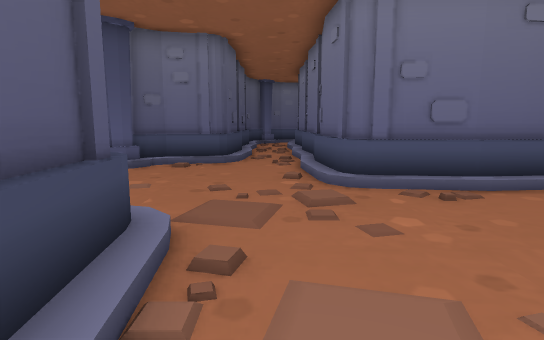
view 1 (above)

17 first-person views from a walk through a Godot game level. The camera is 1.2 m above the floor, tilts 8° down and sees 80° across. The floor is counted in squares, 1 m on a side. Each view is taken from the middle of a square. On the plan, view 1 faces up. The plan holds only what a view shows up to about 14 squares ahead; the rest is blank. The place goes on beyond the plan.

view 2
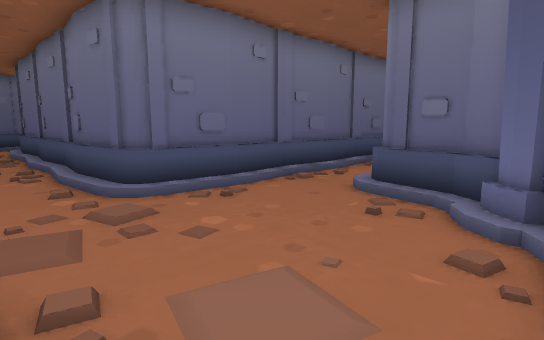

view 3
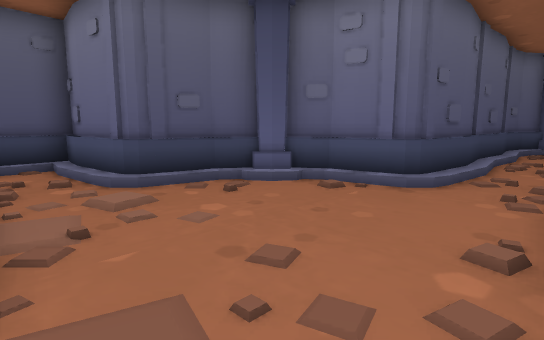

view 4
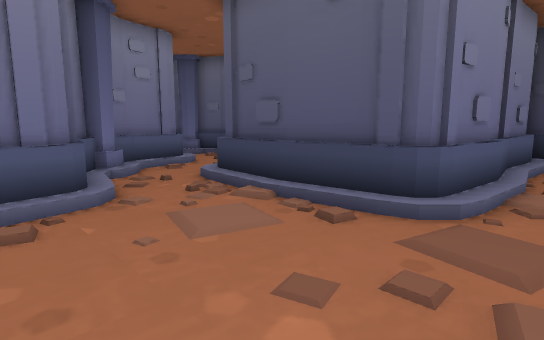

view 5
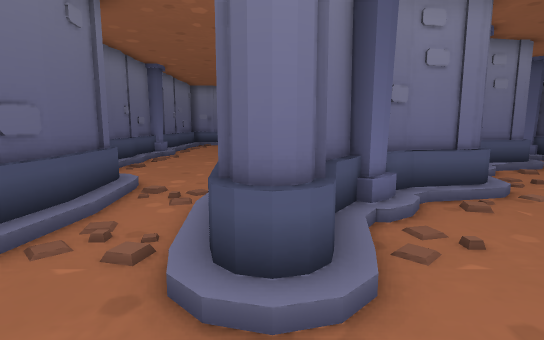

view 6
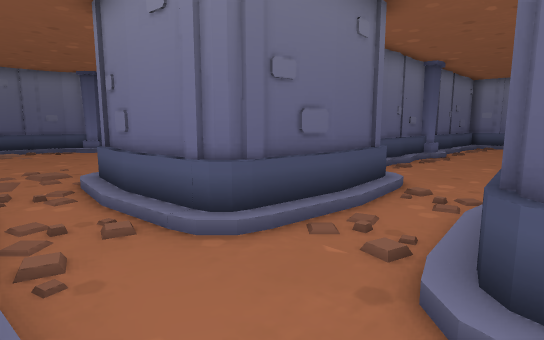

view 7
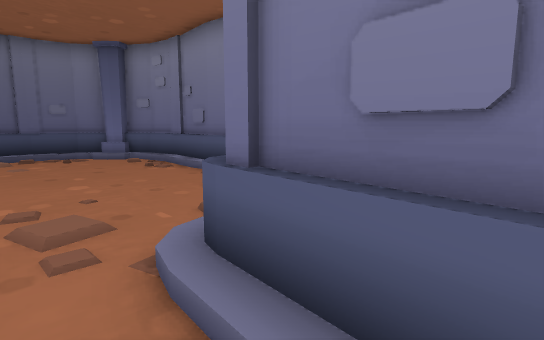

view 8
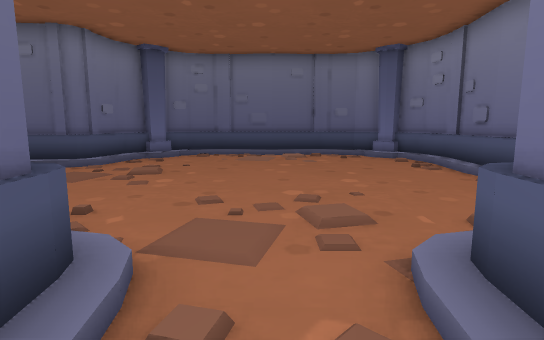

view 9
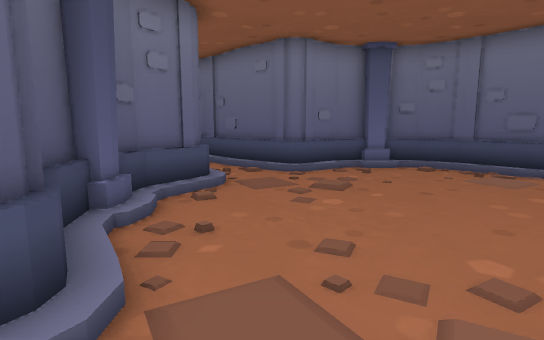

view 10
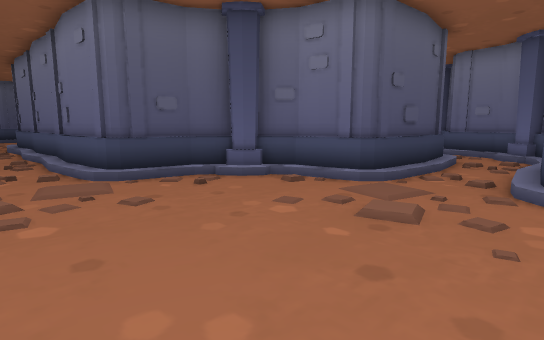

view 11
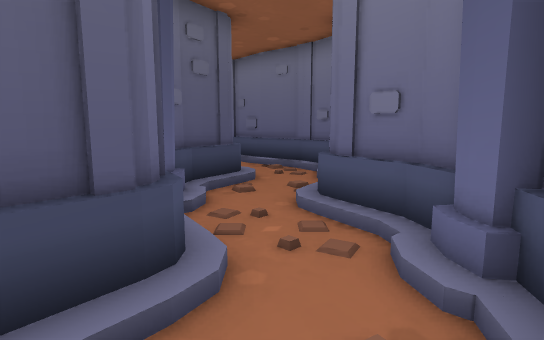

view 12
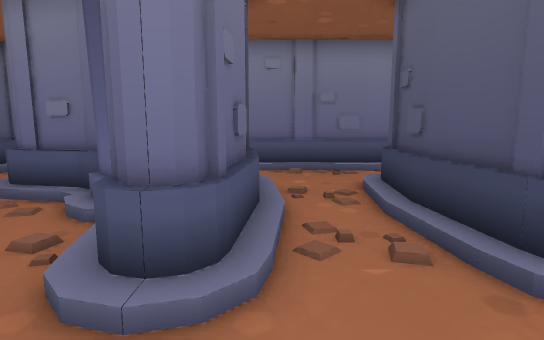

view 13
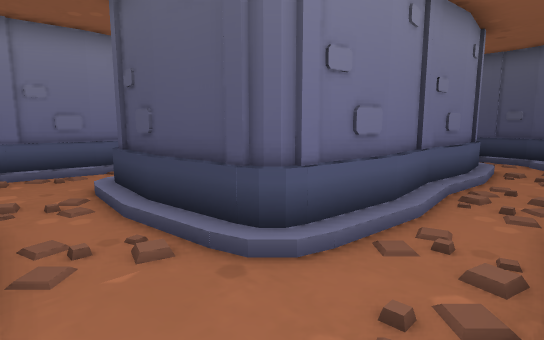

view 14
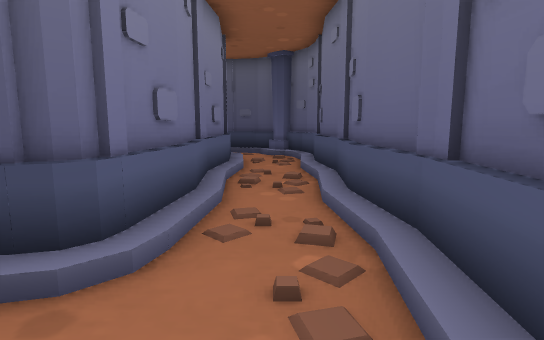

view 15
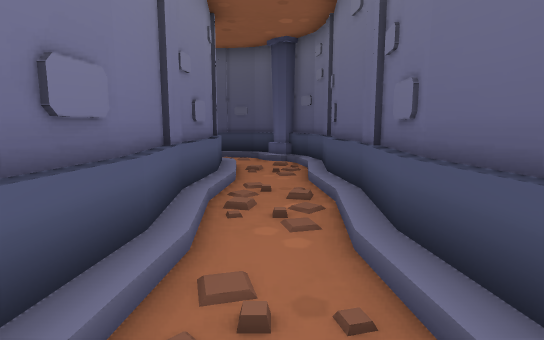

view 16
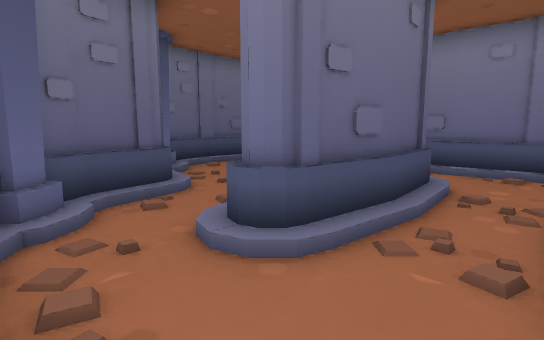

view 17
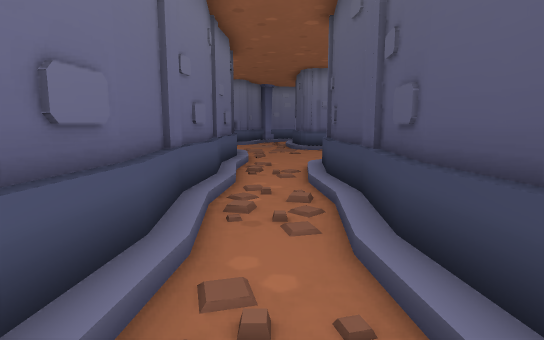

### Floor plan
Key: @ floor where view 1 was taken; # wall or solid block; . floor; / step, stairs or slope.
Columns run from 9 left of view 1 to 26 right of it. Each row starts with its distance up from view 1.
 23           ###############
 22         ###/////////////###
 21         #//............../#
 20        ##../////////..././##
 19        #/./#########/./#/./##
 18        #/./#       #/./##/./###
 17        #/./#       #/./##/.../#
 16        #/./#       #/./####/./##
 15        #/./#       #/./#  ##/./#
 14        #/./#       /.../   #/./#
 13        #/./#       .....   #/./#
 12        #/./#      ##///##  #/./#
 11       ##/./#      ##########/./##
 10     ###/../#            ###/.../###
  9     #//.../#            #//....../#
  8    ##...../#           ##......../##
  7 ####/...../#############/........./#
  6 ##//......./////////////........../#
  5 #................................./#
  4 ##//////......./.../////........../#
  3 ########/...../#/./#####/........./#
  2        #/.....##/./#     /........##
  1        #/...//# /./#       .....//#
  0        #/@./### /./#        ////###
 -1        #/./##   /./#        #####
 -2        /..##     ../
 -3        .//#      ...
 -4       ./###      .../
 -5      ./##        .../#
 -6     #/           .../#
 -7     #/           .../#
 -8     ##           .../#

Positions as (right, up) in squares from view 1, and headings:
1: (0, 0), facing up
2: (-1, 0), facing up-right
3: (1, 4), facing up-left
4: (3, 5), facing down-left
5: (6, 6), facing down
6: (6, 6), facing down-right
7: (12, 5), facing down-right
8: (12, 5), facing right
9: (14, 4), facing up-right
10: (22, 4), facing up-left
11: (21, 14), facing up-left
12: (13, 22), facing down
13: (13, 22), facing down-left
14: (13, 21), facing left
15: (11, 21), facing left
16: (11, 22), facing down-right
17: (0, 20), facing down
